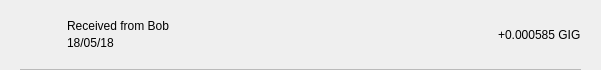
<?xml version="1.0" encoding="UTF-8"?>
<ui version="4.0">
 <class>TxRow</class>
 <widget class="QWidget" name="TxRow">
  <property name="geometry">
   <rect>
    <x>0</x>
    <y>0</y>
    <width>601</width>
    <height>70</height>
   </rect>
  </property>
  <property name="minimumSize">
   <size>
    <width>0</width>
    <height>40</height>
   </size>
  </property>
  <property name="windowTitle">
   <string>Form</string>
  </property>
  <layout class="QVBoxLayout" name="verticalLayout_3">
   <property name="spacing">
    <number>0</number>
   </property>
   <property name="leftMargin">
    <number>0</number>
   </property>
   <property name="topMargin">
    <number>0</number>
   </property>
   <property name="rightMargin">
    <number>0</number>
   </property>
   <property name="bottomMargin">
    <number>0</number>
   </property>
   <item>
    <widget class="QWidget" name="rowContainer" native="true">
     <layout class="QVBoxLayout" name="verticalLayout_2">
      <property name="spacing">
       <number>9</number>
      </property>
      <property name="leftMargin">
       <number>20</number>
      </property>
      <property name="topMargin">
       <number>9</number>
      </property>
      <property name="rightMargin">
       <number>20</number>
      </property>
      <property name="bottomMargin">
       <number>0</number>
      </property>
      <item>
       <widget class="QFrame" name="frame">
        <property name="styleSheet">
         <string notr="true">border:none;</string>
        </property>
        <property name="frameShape">
         <enum>QFrame::StyledPanel</enum>
        </property>
        <property name="frameShadow">
         <enum>QFrame::Raised</enum>
        </property>
        <layout class="QHBoxLayout" name="horizontalLayout" stretch="0,2,0">
         <property name="leftMargin">
          <number>0</number>
         </property>
         <property name="topMargin">
          <number>0</number>
         </property>
         <property name="rightMargin">
          <number>0</number>
         </property>
         <property name="bottomMargin">
          <number>0</number>
         </property>
         <item>
          <widget class="QPushButton" name="icon">
           <property name="focusPolicy">
            <enum>Qt::NoFocus</enum>
           </property>
           <property name="styleSheet">
            <string notr="true">border:none;</string>
           </property>
           <property name="text">
            <string/>
           </property>
           <property name="iconSize">
            <size>
             <width>28</width>
             <height>28</height>
            </size>
           </property>
          </widget>
         </item>
         <item>
          <layout class="QVBoxLayout" name="verticalLayout">
           <property name="spacing">
            <number>3</number>
           </property>
           <property name="leftMargin">
            <number>9</number>
           </property>
           <item>
            <widget class="QLabel" name="lblAddress">
             <property name="styleSheet">
              <string notr="true"/>
             </property>
             <property name="text">
              <string>Received from Bob</string>
             </property>
             <property name="alignment">
              <set>Qt::AlignBottom|Qt::AlignLeading|Qt::AlignLeft</set>
             </property>
            </widget>
           </item>
           <item>
            <widget class="QLabel" name="lblDate">
             <property name="styleSheet">
              <string notr="true"/>
             </property>
             <property name="text">
              <string>18/05/18</string>
             </property>
             <property name="alignment">
              <set>Qt::AlignLeading|Qt::AlignLeft|Qt::AlignTop</set>
             </property>
            </widget>
           </item>
          </layout>
         </item>
         <item>
          <widget class="QLabel" name="lblAmount">
           <property name="styleSheet">
            <string notr="true"/>
           </property>
           <property name="text">
            <string>+0.000585 GIG</string>
           </property>
          </widget>
         </item>
        </layout>
       </widget>
      </item>
      <item>
       <widget class="QLabel" name="lblDivisory">
        <property name="minimumSize">
         <size>
          <width>0</width>
          <height>1</height>
         </size>
        </property>
        <property name="maximumSize">
         <size>
          <width>16777215</width>
          <height>1</height>
         </size>
        </property>
        <property name="styleSheet">
         <string notr="true">background-color:#bababa;</string>
        </property>
        <property name="text">
         <string/>
        </property>
        <property name="alignment">
         <set>Qt::AlignBottom|Qt::AlignLeading|Qt::AlignLeft</set>
        </property>
       </widget>
      </item>
     </layout>
    </widget>
   </item>
  </layout>
 </widget>
 <resources/>
 <connections/>
</ui>
